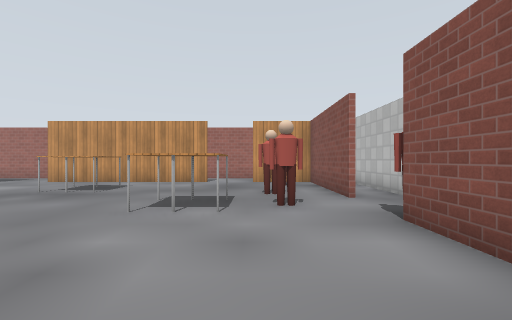
View 1 (above)

18 first-person views from a walk through a Gazebo world. The camera is 0.9 m above the floor, looks level and sees 90° across. The floor is counted in squares, 1 m on a side. Each view is taken from the middle of a square. On the plan, view 1 faces up. The plan holds only what a view shows up to about 10 squares ahead; the rest is blank. The place goes on beyond the plan. Gazebo's built-in surfaces are drawn with simple patterns. Some stock models are drawn as simple stand-ins.

View 2
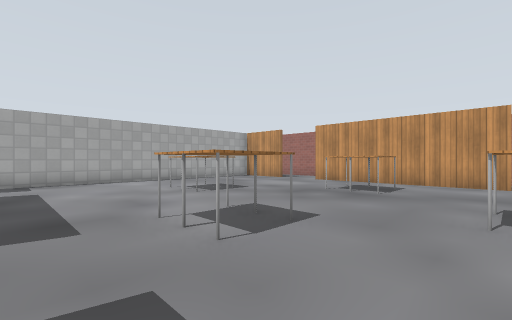

View 3
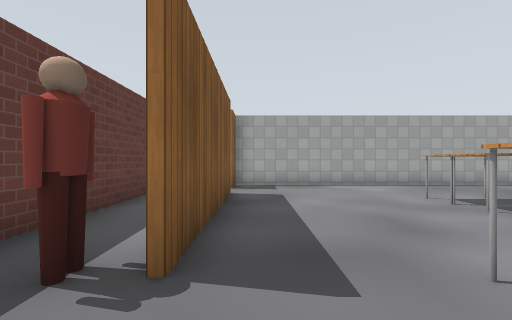

View 4
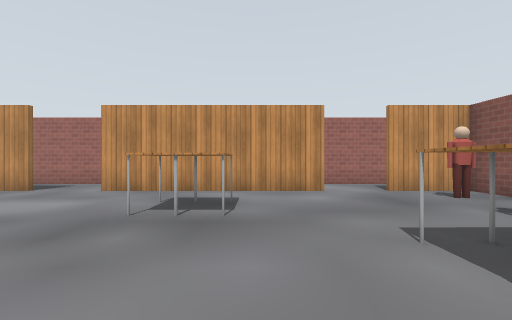

View 5
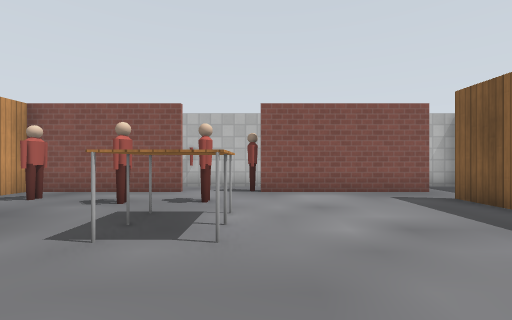

View 6
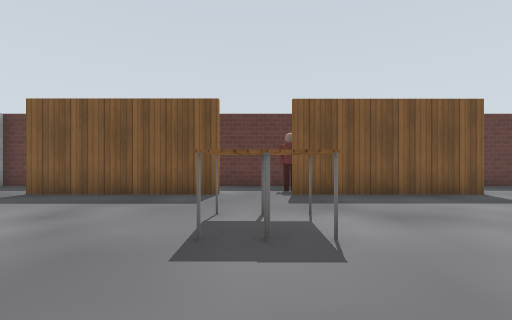

View 7
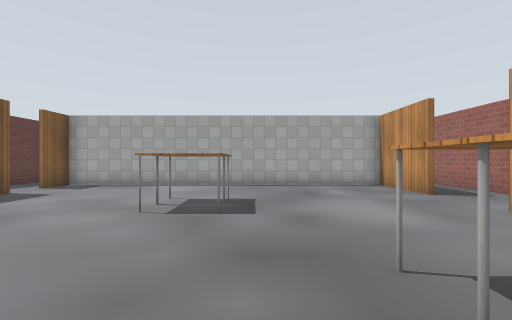

View 8
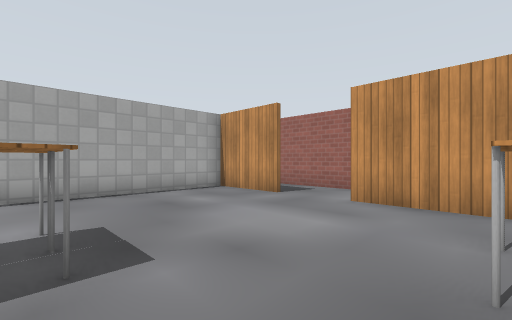

View 9
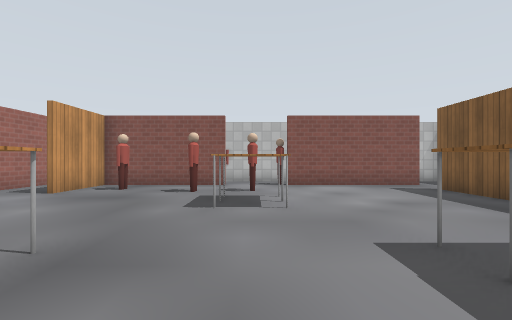

View 10
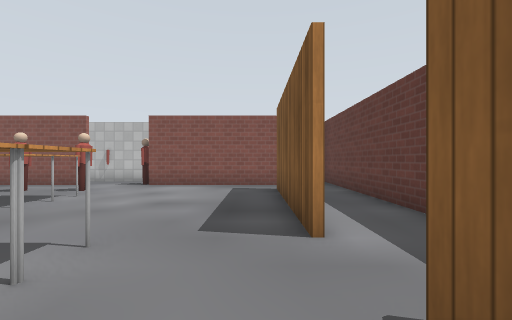

View 11
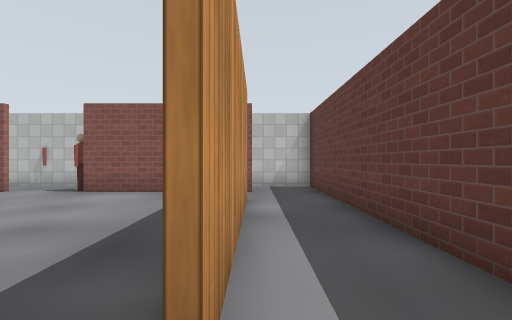

View 12
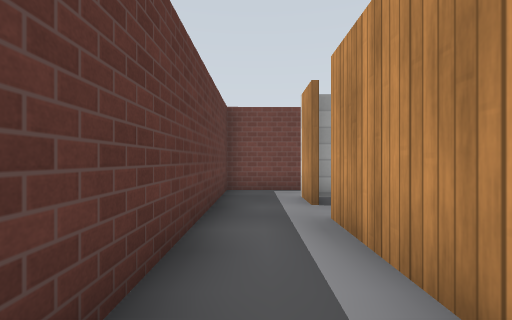

View 13
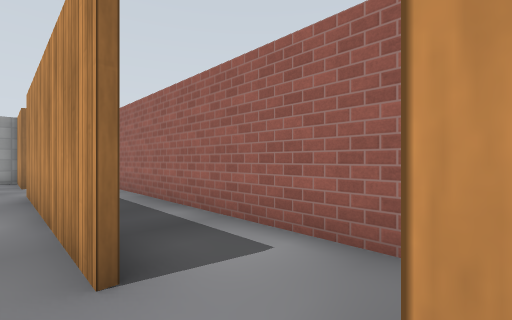

View 14
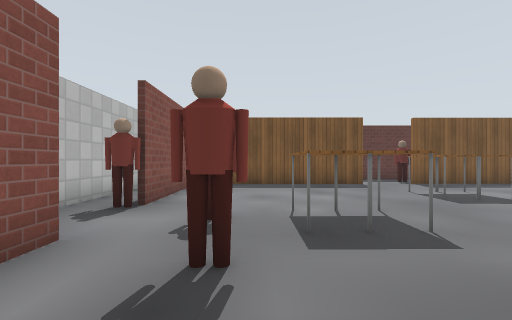

View 15
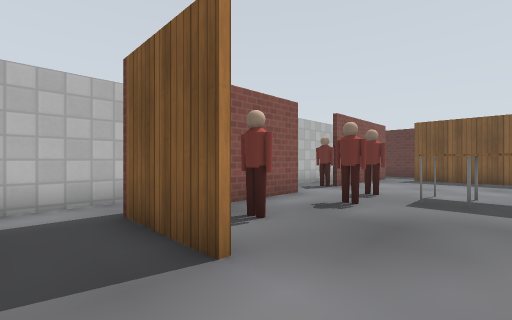

View 16
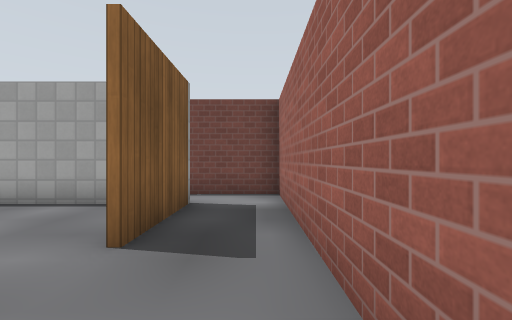

View 17
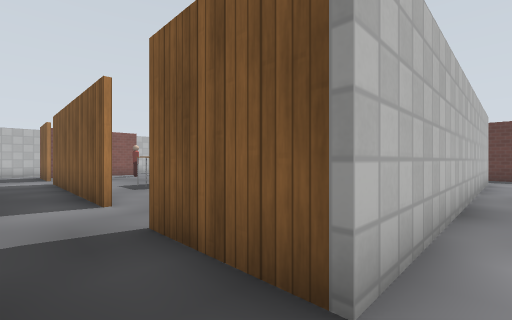

View 18
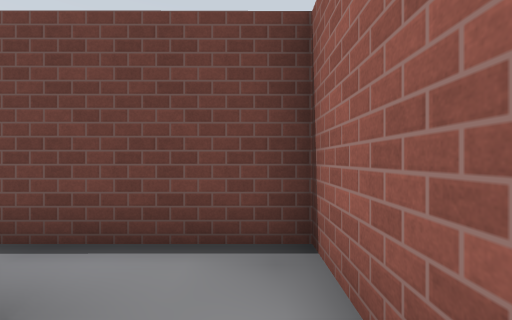

### Floor plan
Ten units are one square. View 1 is at (0, 0); x grows to the right and y downward. Boxes are objects, and circles mark ways between rooms. Rooms are numbered by the first view taken in them; rooms with no view inside come last. Other rooms are left out.
<svg viewBox="-152 -131 194 165">
<path fill="none" stroke="#000" d="M-41 7 10 7M-20 -105 -85 -105M22 -60 22 -105 -2 -105M-105 -105 -132 -105 -132 7 -121 7M-110 7 -64 7M22 10 22 -36M37 -9 37 -66M-81 8 -110 8M-121 8 -134 8M10 8 -41 8M-147 15 -147 29 37 28 37 9M-1 -106 24 -106M24 -126 -125 -126M-86 -106 -22 -106M37 -66 37 -120M-125 -106 -106 -106M-147 6 -147 15M-125 -126 -147 -126 -147 -92M-134 8 -134 -106 -125 -106"/>
<rect x="-105" y="-55" width="10" height="20" fill="#bbb"><title>table</title></rect>
<rect x="-95" y="-55" width="10" height="20" fill="#bbb"><title>table</title></rect>
<rect x="-65" y="-35" width="10" height="20" fill="#bbb"><title>table</title></rect>
<rect x="-65" y="-85" width="10" height="20" fill="#bbb"><title>table</title></rect>
<rect x="-55" y="-35" width="10" height="20" fill="#bbb"><title>table</title></rect>
<rect x="-55" y="-85" width="10" height="20" fill="#bbb"><title>table</title></rect>
<rect x="-25" y="-65" width="10" height="20" fill="#bbb"><title>table</title></rect>
<rect x="-15" y="-65" width="10" height="20" fill="#bbb"><title>table</title></rect>
<rect x="-5" y="-75" width="10" height="10" fill="#bbb"><title>person</title></rect>
<rect x="5" y="-55" width="10" height="10" fill="#bbb"><title>person</title></rect>
<rect x="5" y="-95" width="10" height="10" fill="#bbb"><title>person</title></rect>
<rect x="15" y="-45" width="20" height="10" fill="#bbb"><title>person</title></rect>
<rect x="-65" y="5" width="10" height="10" fill="#bbb"><title>person</title></rect>
<circle cx="-115" cy="10" r="3" fill="#2a7"/>
<circle cx="-55" cy="10" r="3" fill="#2a7"/>
<circle cx="10" cy="10" r="3" fill="#2a7"/>
<circle cx="30" cy="20" r="3" fill="#2a7"/>
<circle cx="-15" cy="-110" r="3" fill="#2a7"/>
<circle cx="-95" cy="-110" r="3" fill="#2a7"/>
<circle cx="30" cy="-70" r="3" fill="#2a7"/>
<circle cx="-140" cy="20" r="3" fill="#2a7"/>
<circle cx="-120" cy="-120" r="3" fill="#2a7"/>
<text x="-50" y="-50">1</text>
<text x="-60" y="20">2</text>
<text x="-30" y="-120">3</text>
<text x="-140" y="-60">4</text>
</svg>
Room 1 opens to room 2. Room 1 opens to room 3. Room 2 opens to room 4. Room 3 opens to room 4.

Where each view was taken, in squares from view 1:
view 1: 0 up, 0 right, facing up
view 2: 0 up, 2 left, facing up-left
view 3: 0 up, 4 left, facing left
view 4: 3 up, 4 left, facing up
view 5: 4 up, 5 left, facing right
view 6: 6 up, 5 left, facing down
view 7: 6 up, 4 left, facing left
view 8: 5 up, 6 left, facing up-left
view 9: 5 up, 7 left, facing right
view 10: 0 up, 7 left, facing right
view 11: 1 down, 5 left, facing right
view 12: 2 down, 7 left, facing left
view 13: 10 up, 0 right, facing up-left
view 14: 9 up, 0 right, facing down
view 15: 12 up, 2 left, facing down-right
view 16: 12 up, 8 left, facing left
view 17: 12 up, 14 left, facing down-right
view 18: 12 up, 12 left, facing left
